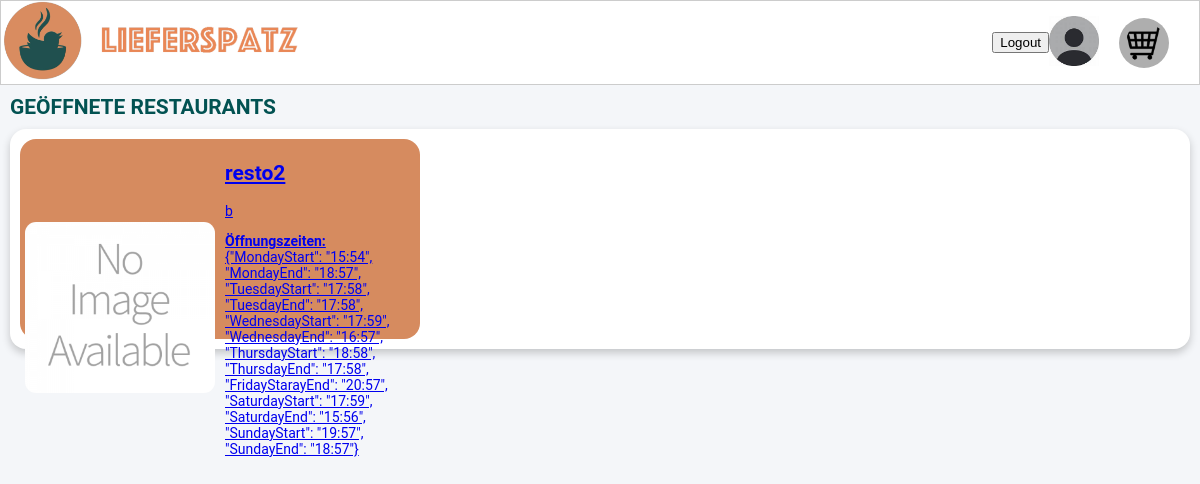
Screenshot of /restaurants (signed in) with the database file from the repository.
### app.py (models this page shows, shortened)
class Resto(db.Model):
    id = db.Column(db.Integer, primary_key = True)
    name = db.Column(db.String(20), unique = True, nullable = False)
    strasse = db.Column(db.String(20), unique = True, nullable = False)
    plz = db.Column(db.Integer(), unique = False, nullable = False)
    lieferplz = db.Column(db.String(), unique = False, nullable = False)
    beschreibung = db.Column(db.String(555), nullable = False)
    password = db.Column(db.String(20), nullable = False)
    openTime = db.Column(db.String(), nullable = False)
    wallet = db.Column(db.Integer, nullable=False, default=200)

### app.py (the view)
@app.route('/restaurants', methods=["GET"])
def CatchResto():
    kunde_postleitzahl = session['user'].get('plz')
    restaurants= Resto.query.filter_by(plz=kunde_postleitzahl).all()
    return render_template('restaurants.html', restaurants = restaurants)

### templates/restaurants.html (shortened to what this page needs)
<!DOCTYPE html>
<html lang="en">
<head>
</head>
<body>
    <div  class=" header-layout">
        <div>
            <a href="{{ url_for('CatchResto')}}">
                <img class="logo" src="{{ url_for('static', filename='images/LP.png') }} ">
            </a>
        </div>
        <div style=" padding: 10px;">
            <form action="{{ url_for('logout') }}" method="POST">
                <button type="submit">Logout</button>
            </form>
            <a href="{{ url_for('profile')}}">
                <img style="height: 50px; margin-right: 20px;" src ="{{ url_for('static', filename='images/th.jfif') }} ">
            </a>
            <img style="height: 50px; background-color: #aeaeae; padding: 5px ; border-radius: 100%; padding-right: 3px; padding-left: 7px;margin-right: 20px;" src ="{{ url_for('static', filename='images/WK.png') }} ">
        </div>
    </div>
    <h2 style="color: #025252; margin: 10px;">GEÖFFNETE RESTAURANTS</h2>
    <div class="box">
        {% for restaurant in restaurants %}
        <a href="{{ url_for('cstmrstdtl', restaurant_id=restaurant.id) }}">
        <div class="resto" >
            <div>
                <img src="{{ url_for('static', filename='images/not-available.png') }} ">
            </div>
            <div>
                <h2>{{ restaurant.name }}</h2>
                <p >{{ restaurant.beschreibung }}</p>
                <p><strong>Öffnungszeiten:</strong><br> {{ restaurant.openTime }}</p>
            </div>
        </div>
        </a>
        {% endfor %}
    </div>
</body>
</html>

### templates/restaurants.html (style rules this page uses)
* { box-sizing: border-box; }
body { font-family: 'Roboto', sans-serif; font-size: 14px; color: #025252; background-color: #f4f6f9; margin: 0; padding: 0; }
.resto { display:grid; grid-template-columns: 1fr 1fr; background-color: rgb(214, 139, 95); border-radius: 16px; height: 200px; width: 400px; }
.resto > div:first-child { display: flex; justify-content: center; align-items: center; width: 100%; }
.resto > div:nth-child(2) { padding: 5px; }
.resto img { display: block; max-width: 100%; height: auto; padding: 5px; border-radius: 16px; margin: 0 auto; }
.box { display: grid; grid-template-columns: repeat(3, 1fr); column-gap: 2px; gap: 20px; justify-items: center; border-radius: 16px; box-shadow: 0 4px 8px rgba(0, 0, 0, 0.2); padding: 10px; margin: 10px; background-color: rgb(255, 255, 255); }
.logo { height: 80px; border-radius: 10px; }
.header-layout { display: grid; grid-template-columns: 1fr 1fr; background-color: rgb(255, 255, 255); border: 1px solid #ccc; }
.header-layout > div:first-child { display: flex; justify-content: left; align-items: center; }
.header-layout > div:nth-child(2) { display: flex; justify-content: right; align-items: center; }

### rows the page displays
Resto: name "resto2", beschreibung "b", openTime "{\"MondayStart\": \"15:54\", \"MondayEnd\": \"18:57\", \"TuesdayStart\": \"17:58\", \"TuesdayEnd\": \"17:58\", \"WednesdayStart\": \"17:59\", \"WednesdayEnd\": \"16:57\", \"ThursdayStart\": \"18:58\", \"ThursdayEnd\": \"17:58\", \"FridayStarayEnd\": \"20:57\", \"SaturdayStart\": \"17:59\", \"SaturdayEnd\": \"15:56\", \"SundayStart\": \"19:57\", \"SundayEnd\": \"18:57\"}"
